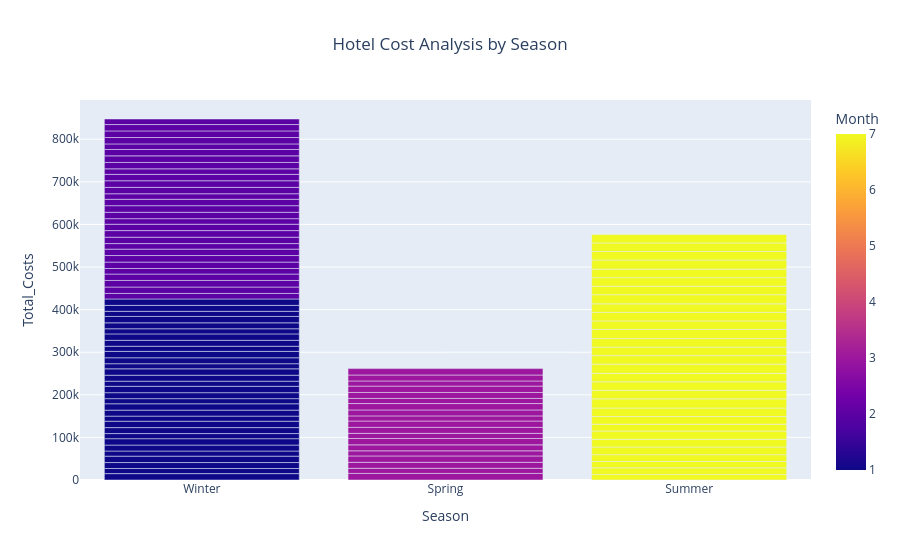

Source (notebook cell):
### Markdown cell above
#  Hotel Cost Analysis by Season

### Code cell
fig = px.bar(df,x="Season",y="Total_Costs",color="Month",title="Hotel Cost Analysis by Season")
fig.update_layout(title_x=0.5)
fig.show()

### Figure 1 — Plotly figure (JSON) as saved in the notebook; plotly's stock layout.template omitted (floating-point values rounded to 4 significant figures)
{"data": [{"hovertemplate": "Season=%{x}<br>Total_Costs=%{y}<br>Month=%{marker.color}<extra></extra>", "legendgroup": "", "marker": {"color": [1, 1, 1, 1, 1, 1, 1, 1, 1, 1, 1, 1, 1, 1, 1, 1, 1, 1, 1, 1, 1, 1, 1, 1, 1, 1, 1, 1, 1, 1, 1, 2, 2, 2, 2, 2, 2, 2, 2, 2, 2, 2, 2, 2, 2, 2, 2, 2, 2, 2, 2, 2, 2, 2, 2, 2, 2, 2, 2, 2, 3, 3, 3, 3, 3, 3, 3, 3, 3, 3, 3, 3, 3, 3, 3, 3, 3, 3, 3, 7, 7, 7, 7, 7, 7, 7, 7, 7, 7, 7, 7, 7, 7, 7, 7, 7, 7, 7, 7, 7, 7, 7, 7, 7, 7, 7, 7, 7, 7], "coloraxis": "coloraxis", "pattern": {"shape": ""}}, "name": "", "orientation": "v", "showlegend": false, "textposition": "auto", "type": "bar", "x": ["Winter", "Winter", "Winter", "Winter", "Winter", "Winter", "Winter", "Winter", "Winter", "Winter", "Winter", "Winter", "Winter", "Winter", "Winter", "Winter", "Winter", "Winter", "Winter", "Winter", "Winter", "Winter", "Winter", "Winter", "Winter", "Winter", "Winter", "Winter", "Winter", "Winter", "Winter", "Winter", "Winter", "Winter", "Winter", "Winter", "Winter", "Winter", "Winter", "Winter", "Winter", "Winter", "Winter", "Winter", "Winter", "Winter", "Winter", "Winter", "Winter", "Winter", "Winter", "Winter", "Winter", "Winter", "Winter", "Winter", "Winter", "Winter", "Winter", "Winter", "Spring", "Spring", "Spring", "Spring", "Spring", "Spring", "Spring", "Spring", "Spring", "Spring", "Spring", "Spring", "Spring", "Spring", "Spring", "Spring", "Spring", "Spring", "Spring", "Summer", "Summer", "Summer", "Summer", "Summer", "Summer", "Summer", "Summer", "Summer", "Summer", "Summer", "Summer", "Summer", "Summer", "Summer", "Summer", "Summer", "Summer", "Summer", "Summer", "Summer", "Summer", "Summer", "Summer", "Summer", "Summer", "Summer", "Summer", "Summer", "Summer"], "xaxis": "x", "y": [15000, 12000, 14000, 15000, 12000, 14000, 15000, 12000, 14000, 15000, 12000, 14000, 15000, 12000, 14000, 15000, 12000, 14000, 15000, 12000, 14000, 15000, 12000, 14000, 15000, 12000, 14000, 15000, 12000, 14000, 15000, 13000, 15000, 15500, 15000, 13000, 15000, 15500, 15000, 13000, 15000, 15500, 15000, 13000, 15000, 15500, 15000, 13000, 15000, 15500, 15000, 13000, 15000, 15500, 15000, 13000, 15000, 15500, 15000, 13000, 15500, 12000, 14000, 15000, 12000, 14000, 15000, 12000, 14000, 15000, 12000, 14000, 15000, 12000, 14000, 15000, 12000, 14000, 15000, 13000, 15500, 15000, 16000, 18000, 18000, 19500, 16000, 18000, 20000, 21500, 20000, 20000, 20000, 21500, 20000, 20000, 20000, 21500, 20000, 20000, 20000, 21500, 20000, 20000, 20000, 21500, 20000, 20000, 20000], "yaxis": "y"}], "layout": {"barmode": "relative", "coloraxis": {"colorbar": {"title": {"text": "Month"}}, "colorscale": [[0, "#0d0887"], [0.1111, "#46039f"], [0.2222, "#7201a8"], [0.3333, "#9c179e"], [0.4444, "#bd3786"], [0.5556, "#d8576b"], [0.6667, "#ed7953"], [0.7778, "#fb9f3a"], [0.8889, "#fdca26"], [1, "#f0f921"]]}, "legend": {"tracegroupgap": 0}, "title": {"text": "Hotel Cost Analysis by Season", "x": 0.5}, "xaxis": {"anchor": "y", "domain": [0, 1], "title": {"text": "Season"}}, "yaxis": {"anchor": "x", "domain": [0, 1], "title": {"text": "Total_Costs"}}}}
